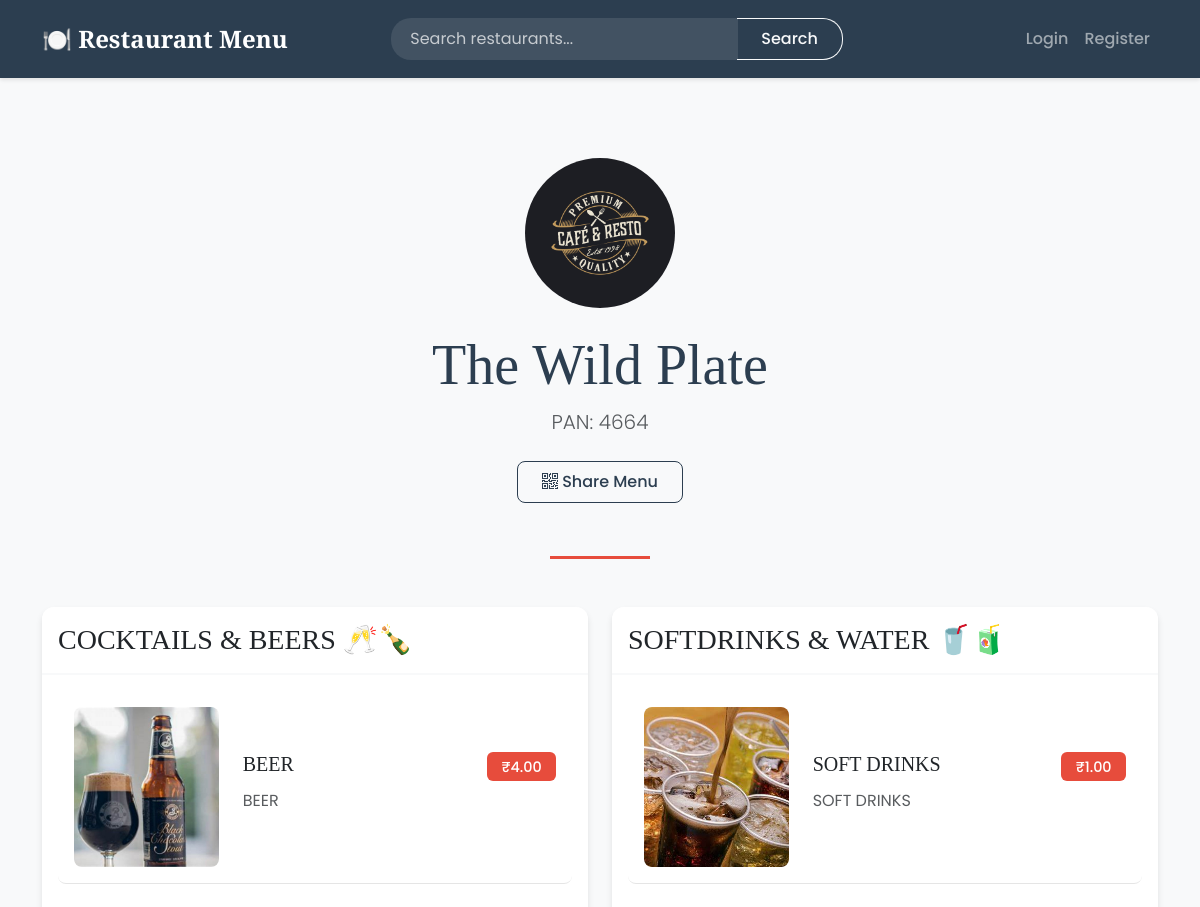
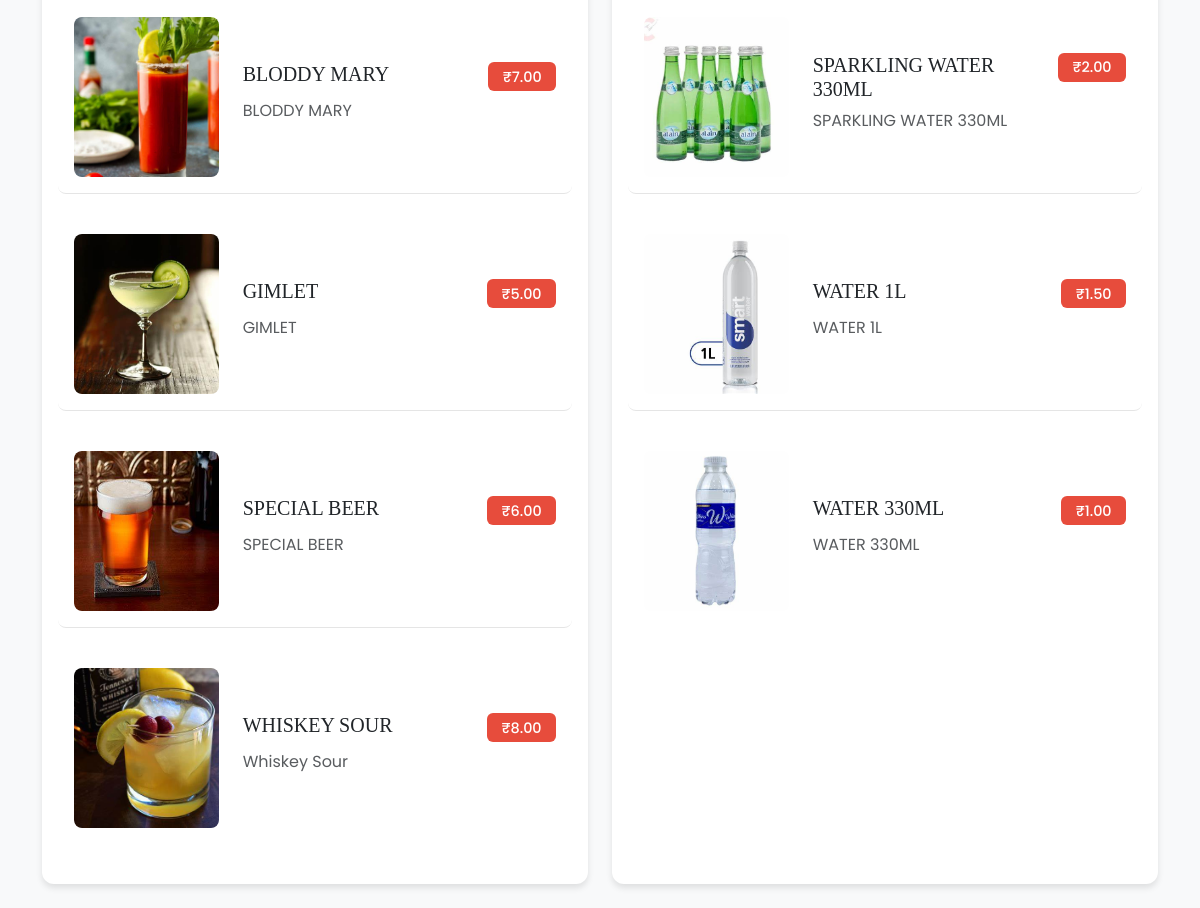
The page /restaurant/2/ on the database its author committed (2 pictures, top to bottom).
### menu/models.py (models this page shows, shortened)
class Restaurant(AbstractUser):
    name = models.CharField(max_length=200)
    pan_number = models.CharField(max_length=10, unique=True)
    logo = models.ImageField(upload_to='restaurant_logos/', blank=True, null=True)
    def get_absolute_url(self):
        return reverse('menu:restaurant_menu', kwargs={'restaurant_id': self.id})

class MenuCategory(models.Model):
    name = models.CharField(max_length=100)
    restaurant = models.ForeignKey(Restaurant, on_delete=models.CASCADE, related_name='categories')
    order = models.IntegerField(default=0)
    class Meta:
        verbose_name_plural = 'Menu Categories'
        ordering = ['order', 'name']

class MenuItem(models.Model):
    category = models.ForeignKey(MenuCategory, on_delete=models.CASCADE, related_name='items')
    name = models.CharField(max_length=200)
    description = models.TextField()
    price = models.DecimalField(max_digits=10, decimal_places=2)
    photo = models.ImageField(upload_to='menu_items/', blank=True, null=True)
    order = models.IntegerField(default=0)
    is_available = models.BooleanField(default=True)
    class Meta:
        ordering = ['order', 'name']

### menu/views.py (the view)
# urls.py: path('restaurant/<int:restaurant_id>/', views.RestaurantMenuView.as_view(), name='restaurant_menu'),
class RestaurantMenuView(DetailView):
    model = Restaurant
    template_name = 'menu/restaurant_menu.html'
    context_object_name = 'restaurant'
    pk_url_kwarg = 'restaurant_id'
    def dispatch(self, request, *args, **kwargs):
        self.object = self.get_object()
        if request.user.is_authenticated and request.user.id != self.object.id:
            messages.warning(request, "You can only view your own restaurant's menu.")
            return redirect('menu:restaurant_menu', restaurant_id=request.user.id)
        return super().dispatch(request, *args, **kwargs)
    def get_context_data(self, **kwargs):
        context = super().get_context_data(**kwargs)
        context['categories'] = MenuCategory.objects.filter(restaurant=self.object)
        current_site = get_current_site(self.request)
        menu_url = f'http://{current_site.domain}{self.object.get_absolute_url()}'
        qr = qrcode.QRCode(
            version=1,
            error_correction=qrcode.constants.ERROR_CORRECT_L,
            box_size=10,
            border=4,
        )
        qr.add_data(menu_url)
        qr.make(fit=True)
        img = qr.make_image(fill_color="black", back_color="white")
        buffer = io.BytesIO()
        img.save(buffer, format='PNG')
        qr_image = base64.b64encode(buffer.getvalue()).decode()
        context['qr_code'] = qr_image
        context['menu_url'] = menu_url
        return context

### menu/templates/menu/restaurant_menu.html (shortened to what this page needs)
{% extends "menu/base.html" %}
{% block content %}
<div class="container mt-5">
    <div class="restaurant-header mb-5 text-center">
        {% if restaurant.logo %}
        <div class="restaurant-logo mb-4">
            <img src="{{ restaurant.logo.url }}" alt="{{ restaurant.name }} Logo" class="img-fluid rounded-circle" style="max-height: 150px;">
        </div>
        {% endif %}
        <h1 class="display-4 mb-2">{{ restaurant.name }}</h1>
        <p class="text-muted lead">PAN: {{ restaurant.pan_number }}</p>
        <div class="qr-section mt-4 mb-4">
            <button class="btn btn-outline-primary" type="button" data-bs-toggle="collapse" data-bs-target="#qrCodeSection">
                <i class="bi bi-qr-code"></i> Share Menu
            </button>
        </div>
    </div>
    <div class="row">
        {% for category in categories %}
        <div class="col-12 col-md-6 mb-4">
            <div class="card h-100 menu-category">
                <div class="card-header d-flex justify-content-between align-items-center py-3">
                    <h3 class="mb-0">{{ category.name }}</h3>
                </div>
                <div class="card-body">
                    {% for item in category.items.all %}
                    <div class="menu-item mb-4 {% if not item.is_available %}opacity-50{% endif %}">
                        <div class="row align-items-center">
                            {% if item.photo %}
                            <div class="col-md-4 mb-3 mb-md-0">
                                <div class="menu-item-image">
                                    <img src="{{ item.photo.url }}" alt="{{ item.name }}" class="img-fluid rounded shadow-sm">
                                </div>
                            </div>
                            {% endif %}
                            <div class="col">
                                <div class="d-flex justify-content-between align-items-start mb-2">
                                    <h5 class="mb-0">{{ item.name }}</h5>
                                    <span class="badge bg-primary">₹{{ item.price }}</span>
                                </div>
                                <p class="text-muted mb-2">{{ item.description }}</p>
                            </div>
                        </div>
                    </div>
                    {% empty %}
                    <p class="text-muted text-center mb-0">No items in this category yet.</p>
                    {% endfor %}
                </div>
            </div>
        </div>
        {% endfor %}
    </div>
</div>
<link rel="stylesheet" href="https://cdn.jsdelivr.net/npm/bootstrap-icons@1.7.2/font/bootstrap-icons.css">
{% endblock %}

### menu/templates/menu/base.html (shortened to what this page needs)
<!DOCTYPE html>
<html lang="en">
<head>
    <link href="https://cdn.jsdelivr.net/npm/bootstrap@5.3.0/dist/css/bootstrap.min.css" rel="stylesheet">
</head>
<body>
    <nav class="navbar navbar-expand-lg navbar-dark">
        <div class="container">
            <a class="navbar-brand" href="{% url 'menu:restaurant_list' %}">
                🍽️ Restaurant Menu
            </a>
            <div class="collapse navbar-collapse" id="navbarNav">
                <form class="d-flex mx-auto" action="{% url 'menu:restaurant_list' %}" method="get">
                    <div class="input-group">
                        <input type="search" name="search" class="form-control" placeholder="Search restaurants..." value="{{ search_query|default:'' }}" aria-label="Search">
                        <button class="btn btn-outline-light" type="submit">Search</button>
                    </div>
                </form>
                <ul class="navbar-nav ms-auto">
                    {% if user.is_authenticated %}
                        <li class="nav-item">
                            <a class="nav-link" href="{% url 'menu:restaurant_menu' user.id %}">My Menu</a>
                        </li>
                        <li class="nav-item">
                            <a class="nav-link" href="{% url 'menu:add_category' %}">Add Category</a>
                        </li>
                        <li class="nav-item">
                            <a class="nav-link" href="{% url 'menu:add_item' %}">Add Item</a>
                        </li>
                        <li class="nav-item">
                            <form method="post" action="{% url 'menu:logout' %}" class="d-inline">
                                {% csrf_token %}
                                <button type="submit" class="nav-link border-0 bg-transparent">Logout</button>
                            </form>
                        </li>
                    {% else %}
                        <li class="nav-item">
                            <a class="nav-link" href="{% url 'menu:login' %}">Login</a>
                        </li>
                        <li class="nav-item">
                            <a class="nav-link" href="{% url 'menu:register' %}">Register</a>
                        </li>
                    {% endif %}
                </ul>
            </div>
        </div>
    </nav>
    <main class="fade-in">
        {% block content %}
        {% endblock %}
    </main>
</body>
</html>

### menu/templates/menu/base.html (style rules this page uses)
:root { --primary-color: #2c3e50; --accent-color: #e74c3c; --text-color: #2c3e50; --background-light: #f8f9fa; --card-shadow: 0 4px 6px rgba(0, 0, 0, 0.1); }
body { font-family: 'Poppins', sans-serif; color: var(--text-color); background-color: var(--background-light); }
h1, h2, h3, h4, h5, h6 { font-family: 'Playfair Display', serif; }
.navbar { background: var(--primary-color) !important; box-shadow: 0 2px 4px rgba(0,0,0,0.1); padding: 1rem 0; }
.navbar-brand { font-family: 'Playfair Display', serif; font-size: 1.5rem; font-weight: 600; }
.nav-link { font-weight: 500; transition: color 0.3s ease; }
.navbar .input-group { min-width: 300px; }
.navbar .form-control { border-radius: 20px 0 0 20px; border: none; background-color: rgba(255, 255, 255, 0.1); color: white; padding-left: 1.2rem; }
.navbar .form-control::placeholder { color: rgba(255, 255, 255, 0.7); }
.navbar .btn-outline-light { border-radius: 0 20px 20px 0; border-left: none; }
.card { border: none; border-radius: 12px; box-shadow: var(--card-shadow); transition: transform 0.3s ease, box-shadow 0.3s ease; background: white; }
.card-header { background: white; border-bottom: 2px solid var(--background-light); border-radius: 12px 12px 0 0 !important; }
.btn { border-radius: 8px; padding: 0.5rem 1.5rem; font-weight: 500; transition: all 0.3s ease; }
.btn-outline-primary { color: var(--primary-color); border-color: var(--primary-color); }
.fade-in { animation: fadeIn 0.5s ease-in; }
.badge.bg-primary { background-color: var(--accent-color) !important; padding: 0.5em 1em; font-size: 0.9rem; font-weight: 500; }
.menu-item img { border-radius: 8px; transition: transform 0.3s ease; }

### menu/templates/menu/restaurant_menu.html (style rules this page uses)
.restaurant-header { position: relative; padding: 2rem 0; margin-bottom: 3rem; }
.restaurant-header::after { content: ''; position: absolute; bottom: 0; left: 50%; transform: translateX(-50%); width: 100px; height: 3px; background: var(--accent-color); }
.menu-category { overflow: hidden; }
.menu-item { position: relative; padding: 1rem; border-radius: 8px; transition: all 0.3s ease; }
.menu-item:not(:last-child) { border-bottom: 1px solid rgba(0,0,0,0.1); }
.menu-item-image { position: relative; overflow: hidden; border-radius: 8px; }
.menu-item-image img { width: 100%; height: 160px; object-fit: cover; transition: transform 0.3s ease; }

### rows shown on the page
Restaurant: logo (picture), name "The Wild Plate", pan_number "4664"
MenuCategory: name "COCKTAILS & BEERS 🥂🍾"
MenuItem: photo (picture), name "BEER", price "4.00", description "BEER"
MenuItem: photo (picture), name "BLODDY MARY", price "7.00", description "BLODDY MARY"
MenuItem: photo (picture), name "GIMLET", price "5.00", description "GIMLET"
MenuItem: photo (picture), name "SPECIAL BEER", price "6.00", description "SPECIAL BEER"
MenuItem: photo (picture), name "WHISKEY SOUR", price "8.00", description "Whiskey Sour"
MenuCategory: name "SOFTDRINKS & WATER 🥤🧃"
MenuItem: photo (picture), name "SOFT DRINKS", price "1.00", description "SOFT DRINKS"
MenuItem: photo (picture), name "SPARKLING WATER 330ML", price "2.00", description "SPARKLING WATER 330ML"
MenuItem: photo (picture), name "WATER 1L", price "1.50", description "WATER 1L"
MenuItem: photo (picture), name "WATER 330ML", price "1.00", description "WATER 330ML"
